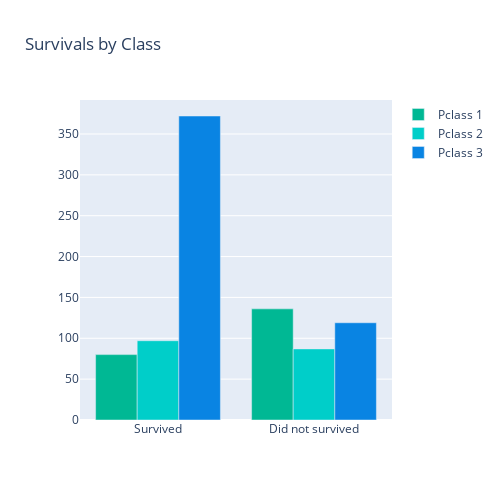

The code cell stored with this chart in its notebook:
### Markdown cell above
## <center> The following graphs attempt to represent the highest and lowest correlation between pairs of columns<center> 
* **Survived - Pclass** > *Correlation*: -0.34

### Code cell
fig = go.Figure()

grouped_data = df2.groupby(['Pclass', 'Survived']).size().unstack(fill_value=0)

colors = ['#00b894', '#00cec9', '#0984e3'] 

for i, pclass in enumerate(grouped_data.index):
    fig.add_trace(go.Bar(
        x=['Survived', 'Did not survived'],
        y=grouped_data.loc[pclass],
        name=f'Pclass {pclass}',
        marker_color=colors[i] 
    ))

fig.update_layout(
    title="Survivals by Class",
    barmode='group',
    width=500,
    height=500,
)

fig.show()

### Figure 1 — Plotly figure (JSON) as saved in the notebook; plotly's stock layout.template omitted (floating-point values rounded to 4 significant figures)
{"data": [{"marker": {"color": "#00b894"}, "name": "Pclass 1", "type": "bar", "x": ["Survived", "Did not survived"], "y": [80, 136]}, {"marker": {"color": "#00cec9"}, "name": "Pclass 2", "type": "bar", "x": ["Survived", "Did not survived"], "y": [97, 87]}, {"marker": {"color": "#0984e3"}, "name": "Pclass 3", "type": "bar", "x": ["Survived", "Did not survived"], "y": [372, 119]}], "layout": {"barmode": "group", "height": 500, "title": {"text": "Survivals by Class"}, "width": 500}}
